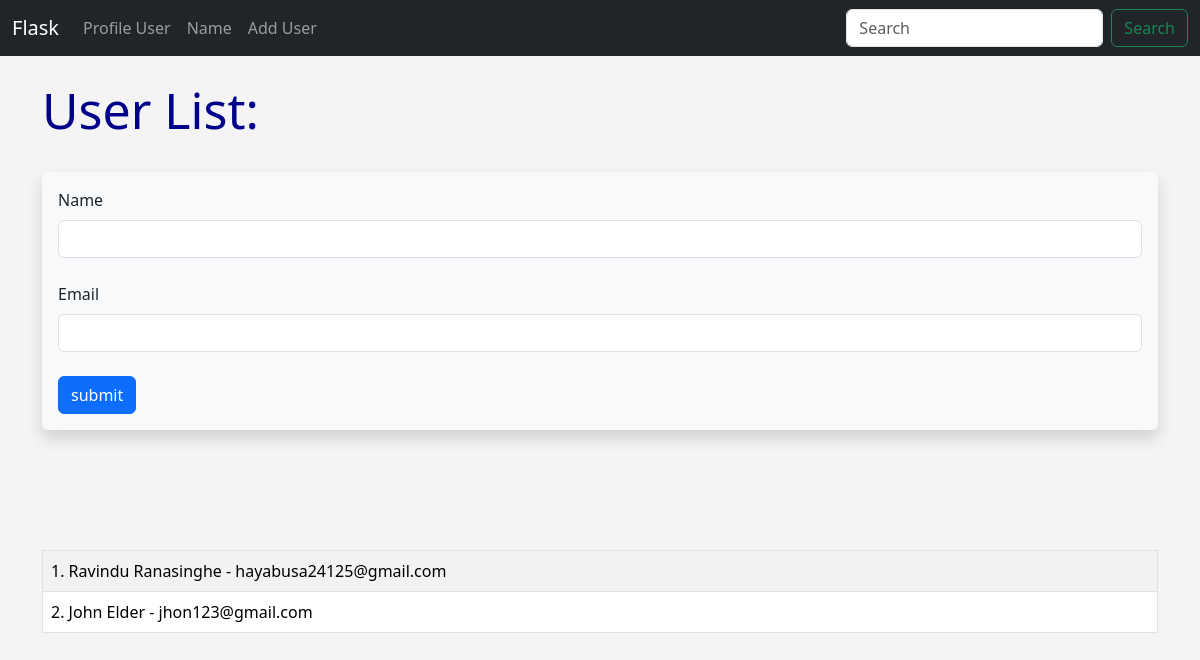
The app's page /user/add_user, older data.
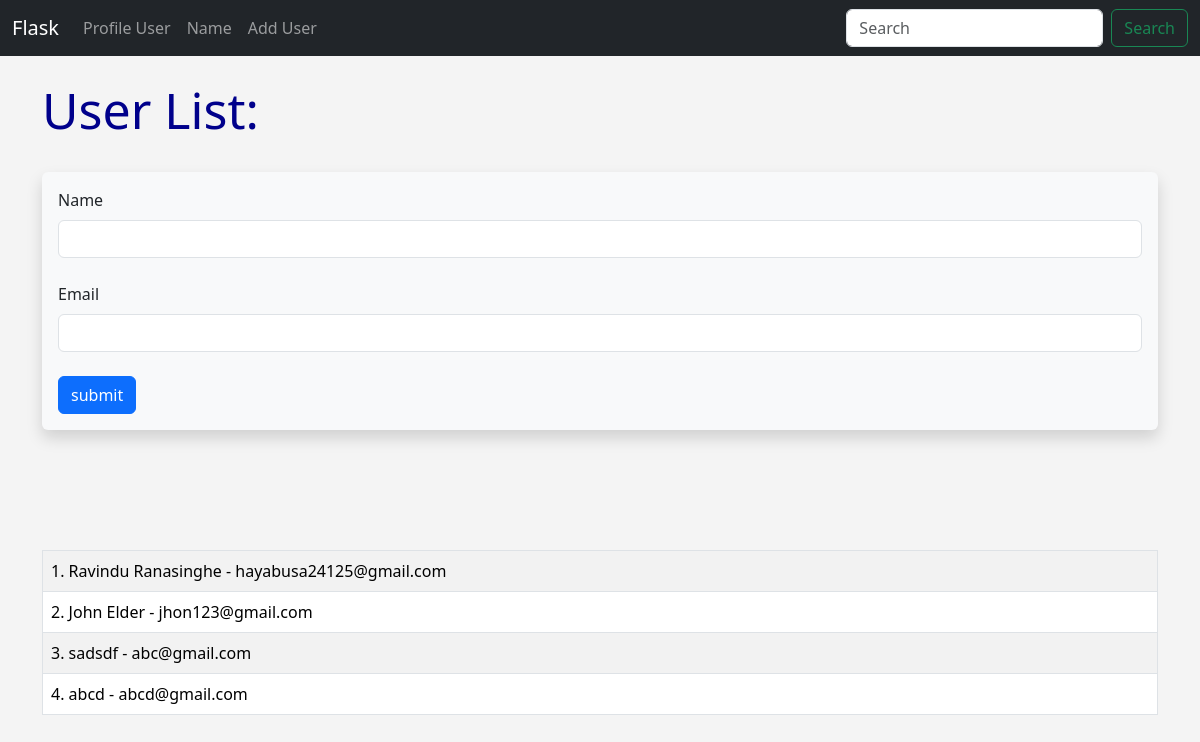
The same page, newer data.
### hello.py (models this page shows, shortened)
class Users(db.Model):
    id = db.Column(db.Integer, primary_key=True)
    name = db.Column(db.String(200), nullable=False)
    email = db.Column(db.String(120), nullable=False, unique=True)
    date_added = db.Column(db.DateTime, default=datetime.utcnow)

### hello.py (the view, shortened to what this page needs)
@app.route('/user/add_user', methods=['GET', 'POST'])
def add_user():
    name = None
    form = UserForm()
    our_user = Users.query.order_by(Users.date_added).all()
    return render_template("add_user.html",
                           form=form,
                           name=name,
                           our_users=our_user)

### hello.py
class UserForm(FlaskForm):
    name = StringField(" Name", validators=[DataRequired()])
    email = StringField("Email", validators=[DataRequired()])
    submit = SubmitField("submit")

### Templates/add_user.html (shortened to what this page needs)
{% extends 'base.html' %}
{% block content %}
    {% if name %}
        <h1>User Added!</h1>
        <br>
        <br><br><br>
        <table class="table table-hover table-bordered table-striped">
            {% for our_user in our_users %}
                <tr>
                    <td>{{ our_user.id }}. {{ our_user.name }} - {{ our_user.email }}</td>
                </tr>
            {% endfor %}
        </table>
        {% else %}
        <h1>User List:</h1>
        <br>
        <div class="shadow p-3 mb-5 bg-body-tertiary rounded">
            <form method="POST">
                {{ form.name.label(class="form-label") }}
                {{ form.name(class="form-control") }}
                <br>
                {{ form.email.label(class="form-label") }}
                {{ form.email(class="form-control") }}
                <br>
                {{ form.submit(class="btn btn-primary") }}
            </form>
        </div>
        <br><br><br>
        <table class="table table-hover table-bordered table-striped">
            {% for our_user in our_users %}
                <tr>
                    <td>{{ our_user.id }}. {{ our_user.name }} - {{ our_user.email }}</td>
                </tr>
            {% endfor %}
        </table>
    {% endif %}
{% endblock %}

### Templates/base.html (shortened to what this page needs)
<!doctype html>
<html lang="en">
  <head>
    <link href="https://cdn.jsdelivr.net/npm/bootstrap@5.3.2/dist/css/bootstrap.min.css" rel="stylesheet">
    <link rel="stylesheet" href="{{url_for('static', filename='css/style.css')}}">
  </head>
  <body>
    {% include 'nav.html' %}
    <br>
    <div class="container">
        {% block content %}
        {% endblock %}
    </div>
  </body>
</html>

### Templates/nav.html (shortened to what this page needs)
<nav class="navbar navbar-expand-lg navbar-dark bg-dark">
    <div class="container-fluid">
      <a class="navbar-brand" href="{{url_for('index')}}">Flask</a>
      <div class="collapse navbar-collapse" id="navbarSupportedContent">
        <ul class="navbar-nav me-auto mb-2 mb-lg-0">
          <li class="nav-item">
            <a class="nav-link" href="{{url_for('user', name='Ravindu')}}">Profile User</a>
          </li>
          <li class="nav-item">
            <a class="nav-link" href="{{url_for('name')}}">Name</a>
          </li>
          <li class="nav-item">
            <a class="nav-link" href="{{url_for('add_user')}}">Add User</a>
          </li>
        </ul>
        <form class="d-flex" role="search">
          <input class="form-control me-2" type="search" placeholder="Search" aria-label="Search">
          <button class="btn btn-outline-success" type="submit">Search</button>
        </form>
      </div>
    </div>
  </nav>

### Static/css/style.css (style rules this page uses)
body { background: #f4f4f4; }
h1 { color: darkblue; font-size: 50px; }

Row changes from the older to the newer data that the page shows:
added Users: id "3", name "sadsdf", email "abc@gmail.com"
added Users: id "4", name "abcd", email "abcd@gmail.com"
